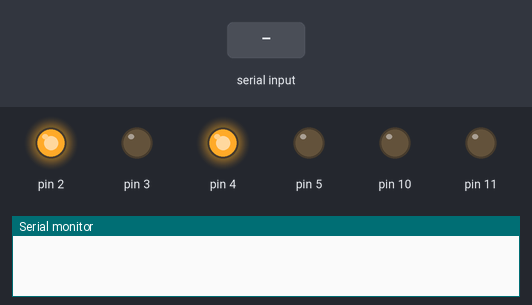
A sketch run on a simulated Arduino Uno, built with avr-gcc and run on an emulated ATmega328P. On the bench: output pins drawn as LEDs (lit = HIGH), the last lines printed to the serial monitor. Inputs (shaded band) come from the test bench.

Above: at 1.2 s.
1.3 s: "1\n" received over the second serial link
At 2.1 s:
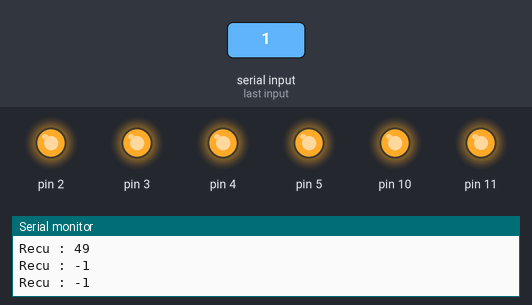
Timing chart, 0 to 4.3 s (numbered marks = the images above; inputs shaded):
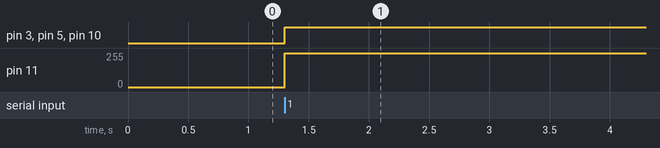

The sketch:

bluetooth_arduino.ino
```cpp
#include <SoftwareSerial.h>

/**
 * Classe de gestion du moteur
 */
class Motor {
  public:
    static const int FORWARD = 1, BACKWARD = 0;

    Motor(int sens1, int sens2, int speedPin);
    void init();
    void setDirection(int sens);
    void setSpeed(int vitesse);
  private:
    int sens1, sens2, speedPin;
};

/**
 * Constructeur
 */
Motor::Motor(int sens1, int sens2, int speedPin) :
    sens1(sens1), sens2(sens2), speedPin(speedPin) {}

/**
 * Initialisation des pins en sortie
 */
void Motor::init() {
  pinMode(sens1, OUTPUT);
  pinMode(sens2, OUTPUT);
  pinMode(speedPin, OUTPUT);
}

/**
 * Changement de la vitesse
 */
void Motor::setSpeed(int vitesse) {
  analogWrite(speedPin, vitesse);
}

/**
 * Changement du sens
 */
void Motor::setDirection(int sens) {
  digitalWrite(sens1, sens);
  digitalWrite(sens2, 1 - sens);
}

// Déclaration en global des constantes de classe
const int Motor::FORWARD;
const int Motor::BACKWARD;


// RX sur le pin 0 et TX sur le pin 1
SoftwareSerial bluetooth(0, 1);

// Moteurs et leurs pins associés sur le pont en H
Motor moteurGauche(2, 3, 10), moteurDroit(4, 5, 11);

// Caractère lu du bluetooth
char readChar;

void setup() {
  // Initialisation des connections séries
  Serial.begin(9600);
  bluetooth.begin(115200);

  // Initialisation des moteurs
  moteurDroit.init();
  moteurGauche.init();

  // On met la vitesse à 0
  moteurDroit.setSpeed(0);
  moteurGauche.setSpeed(0);

  // On avance
  moteurDroit.setDirection(Motor::FORWARD);
  moteurGauche.setDirection(Motor::FORWARD);

}

void loop() {
  // On attend de pouvoir lire
  if (bluetooth.available()) {
    // Premier caractère : sens du moteur droit
    readChar = getBluetoothChar();
    moteurDroit.setDirection((int) readChar);

    // Second caractère : sens du moteur gauche
    readChar = getBluetoothChar();
    moteurGauche.setDirection((int) readChar);

    // Dernier caractère : vitesse
    readChar = getBluetoothChar();

    moteurDroit.setSpeed(2 * (int) readChar);
    moteurGauche.setSpeed(2 * (int) readChar);
  }
}

char getBluetoothChar() {
  char readChar;

  do {
    readChar = bluetooth.read();
  } while(readChar == '\n');

  Serial.print("Recu : ");
  Serial.println((int) readChar);

  return readChar;
}
```

Measured:
- after the input at 1.3 s, pin 3, pin 5, pin 10: LOW → HIGH at once; pin 11: 0/255 → 254/255 at once
